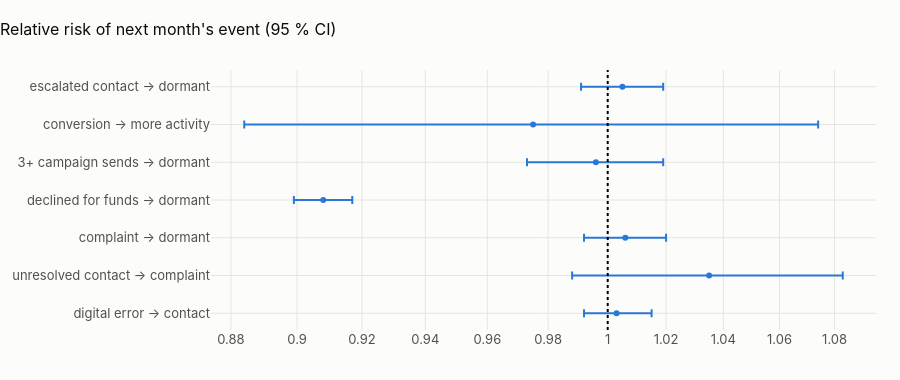

The notebook cell this image was saved under:
### Markdown cell above
## 4 · Cross-process early warnings
Does an event this month raise the chance of another event next month, for the same customer? The **relative risk**
RR = P(B next month | A this month) / P(B next month | not A) is read with a 95 % interval (log-RR normal
approximation). These are associations, not causes: they tell where to look and what to monitor, and they become
features of the models below.

### Code cell
PAIRS = [
    (
        "digital error → contact",
        "sessions_with_error > 0",
        "contacts_next > 0",
        "true",
        "service: fix the digital failure before the customer calls",
    ),
    (
        "unresolved contact → complaint",
        "unresolved_contacts > 0",
        "complaints_next > 0",
        "true",
        "service: close the loop on unresolved contacts",
    ),
    (
        "complaint → dormant",
        "complaints_opened > 0",
        "n_tx_next = 0",
        "n_tx > 0",
        "retention: a complaint as an attrition trigger",
    ),
    (
        "declined for funds → dormant",
        "insufficient_funds_declines > 0",
        "n_tx_next = 0",
        "n_tx > 0",
        "retention / credit: financial stress",
    ),
    (
        "3+ campaign sends → dormant",
        "sends >= 3",
        "n_tx_next = 0",
        "n_tx > 0",
        "marketing: contact fatigue",
    ),
    (
        "conversion → more activity",
        "conversions > 0",
        "n_tx_next >= 3",
        "n_tx between 1 and 2",
        "marketing: does a conversion deepen the relationship",
    ),
    (
        "escalated contact → dormant",
        "escalations > 0",
        "n_tx_next = 0",
        "n_tx > 0",
        "service: escalation as an attrition trigger",
    ),
]
base = f"""
    select *, lead(n_tx) over w as n_tx_next, lead(contacts) over w as contacts_next,
           lead(complaints_opened) over w as complaints_next, lead(month_start) over w as next_month
    from {{fct_customer_month}} where month_start between '{FIRST}' and '{LAST}'
    window w as (partition by customer_id order by month_start)"""
rows = []
for name, a, b, pop, use in PAIRS:
    r = star.q(f"""
        with x as ({base})
        select count(*) filter (where {a}) as n_a, count(*) filter (where {a} and {b}) as b_a,
               count(*) filter (where not ({a})) as n_na, count(*) filter (where not ({a}) and {b}) as b_na
        from x where next_month = month_start + interval 1 month and {pop}""").iloc[0]
    p1, p0 = r.b_a / r.n_a, r.b_na / r.n_na
    rr = p1 / p0
    se = np.sqrt(1 / r.b_a - 1 / r.n_a + 1 / r.b_na - 1 / r.n_na) if r.b_a and r.b_na else np.nan
    chi2, pv, *_ = stats.chi2_contingency(
        [[r.b_a, r.n_a - r.b_a], [r.b_na, r.n_na - r.b_na]], correction=False
    )
    rows.append(
        {
            "signal": name,
            "months with A": int(r.n_a),
            "P(B | A) %": round(100 * p1, 2),
            "P(B | not A) %": round(100 * p0, 2),
            "relative risk": round(rr, 3),
            "rr_low": round(rr * np.exp(-1.96 * se), 3),
            "rr_high": round(rr * np.exp(1.96 * se), 3),
            "p_value": pv,
            "business use": use,
        }
    )
lifts = pd.DataFrame(rows)
lifts.to_csv(OUT / "granularity_lifts.csv", index=False)
show(lifts, paging=False)
fig = go.Figure(
    go.Scatter(
        x=lifts["relative risk"],
        y=lifts.signal,
        mode="markers",
        error_x=dict(
            type="data",
            symmetric=False,
            array=lifts.rr_high - lifts["relative risk"],
            arrayminus=lifts["relative risk"] - lifts.rr_low,
        ),
    )
)
fig.add_vline(x=1, line_dash="dot")
fig.update_layout(
    title="Relative risk of next month's event (95 % CI)", height=380, xaxis_type="log"
)
fig.show()
lifts["significant (FDR 5 %)"], _ = g.bh_fdr(lifts.p_value)
real = lifts[(lifts.rr_low > 1.1) | (lifts.rr_high < 0.9)]
sig = lifts[lifts["significant (FDR 5 %)"]]
display(
    Markdown(
        f"**{len(real)} of {len(lifts)} early warnings move next month's risk by more than 10 % with an interval that "
        f"excludes no effect; {len(sig)} {'is' if len(sig) == 1 else 'are'} statistically significant after false-discovery "
        "control** "
        + (
            "("
            + "; ".join(f"{r.signal}: RR {r['relative risk']:.3f}" for _, r in sig.iterrows())
            + "). "
            if len(sig)
            else ". "
        )
        + (
            "The decline-to-dormancy association is mechanical, not behavioural: a decline needs a transaction attempt, "
            "so customers with declines were active by construction and are slightly less likely to be dormant next "
            "month. "
            if "declined for funds → dormant" in set(sig.signal)
            else ""
        )
        + "Otherwise the processes are independent from one month to the next: a digital error does not lead to a "
        "call, a complaint does not precede attrition, campaign pressure does not cause disengagement. In a real bank "
        "these chains are the core of service and retention analytics; here they are absent by construction, so each "
        "must be re-measured on real data before a trigger-based programme is designed."
    )
)

### Figure 1 — Plotly figure (JSON) as saved in the notebook; plotly's stock layout.template omitted (floating-point values rounded to 4 significant figures)
{"data": [{"error_x": {"array": [0.012, 0.048, 0.014, 0.009, 0.023, 0.099, 0.014], "arrayminus": [0.011, 0.047, 0.014, 0.009, 0.023, 0.091, 0.014], "symmetric": false, "type": "data"}, "mode": "markers", "type": "scatter", "x": [1.003, 1.035, 1.006, 0.908, 0.996, 0.975, 1.005], "y": ["digital error → contact", "unresolved contact → complaint", "complaint → dormant", "declined for funds → dormant", "3+ campaign sends → dormant", "conversion → more activity", "escalated contact → dormant"]}], "layout": {"height": 380, "shapes": [{"line": {"dash": "dot"}, "type": "line", "x0": 1, "x1": 1, "xref": "x", "y0": 0, "y1": 1, "yref": "y domain"}], "title": {"text": "Relative risk of next month's event (95 % CI)"}, "xaxis": {"type": "log"}}}
